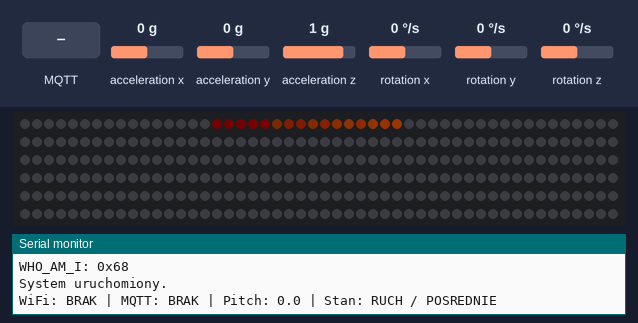
The sketch below on a simulated ESP32. Shown: 300 RGB LEDs in strip order, left to right, continuing on the next row, the last lines printed to the serial monitor. Wiring (inferred from the names in the program): MPU-6050 motion sensor at I2C address 0x68. The test bench sets the inputs (shaded band); at power-on: acceleration x 0 g, acceleration z 1 g, acceleration y 0 g, rotation x 0 °/s, rotation y 0 °/s, rotation z 0 °/s. Dim RGB values are drawn brighter than linear; WiFi joins after 1.5 s; servers stay silent unless stated; no MQTT or app messages arrive unless stated.

Above: at 2.46 s.
2.9 s: MQTT message "night" arrives on the first subscribed topic
At 5.7 s:
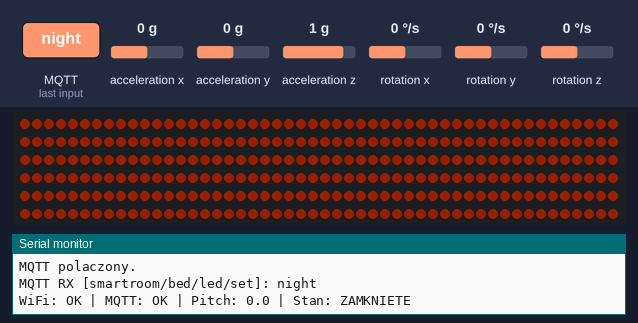
5.9 s: MQTT message "5" arrives on the second subscribed topic
7.4 s: acceleration x set to -1.4 g
10.1 s: MQTT message "auto" arrives on the first subscribed topic
At 10.57 s:
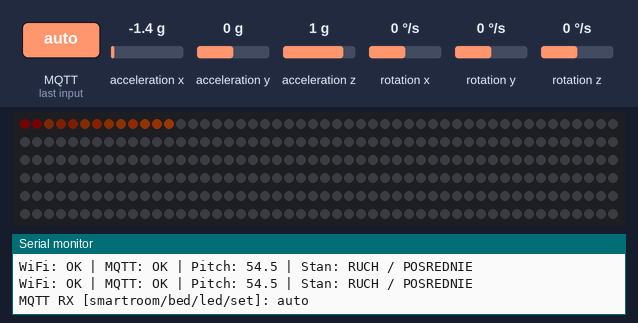
11.6 s: acceleration z set to 0 g
At 13.5 s:
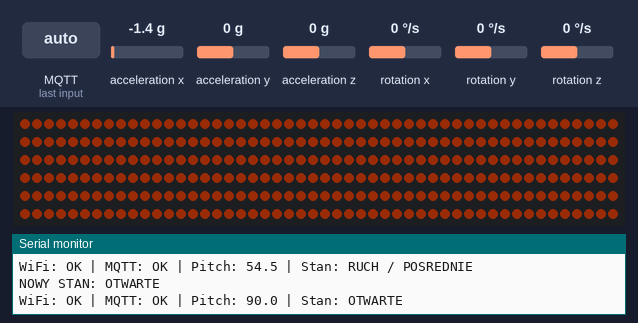
13.9 s: acceleration y set to -1.4 g
At 15.26 s:
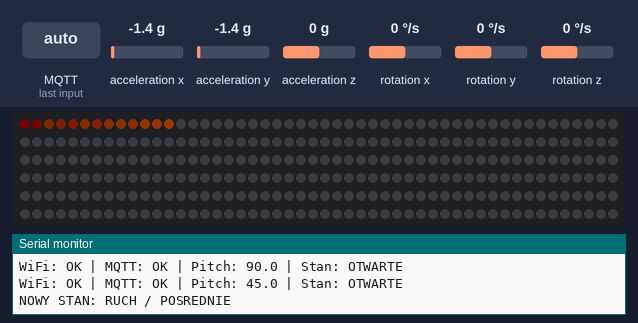
Timing chart, 0 to 16.9 s (numbered marks = the images above; inputs shaded):
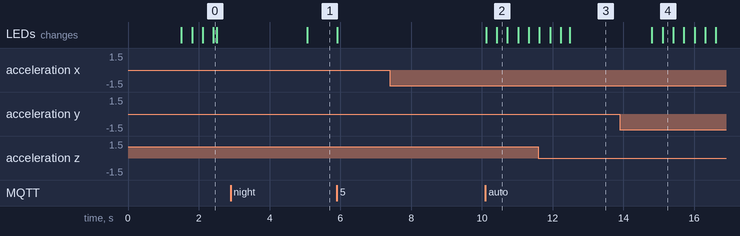

Measured:
- after the input at 2.9 s, the LEDs: change after 2.2 s (image 1)
- after the input at 10.1 s, the LEDs: first change at once (image 2 shows a later state)
- after the input at 11.6 s, the LEDs: first differ from a run without the input after 0.88 s (image 3)
- after the input at 13.9 s, the LEDs: first change after 0.91 s (image 4 shows a later state)

The sketch:

Bed_MPU_LED_MQTT_RGB_WORKING.ino
```cpp
#include <WiFi.h>
#include <PubSubClient.h>
#include <Wire.h>
#include <FastLED.h>
#include <math.h>
#include <stdio.h>
#include <stdlib.h>

// =====================================================
// WI-FI I MQTT
// =====================================================

const char* WIFI_SSID = "SPEED-NET-6820-2.4G";
const char* WIFI_PASSWORD = "BB068STE03633";

const char* MQTT_HOST = "192.168.233.198";
constexpr uint16_t MQTT_PORT = 1883;

const char* TOPIC_STATUS   = "smartroom/bed/status";
const char* TOPIC_STATE    = "smartroom/bed/state";
const char* TOPIC_PITCH    = "smartroom/bed/pitch";
const char* TOPIC_LED_SET        = "smartroom/bed/led/set";
const char* TOPIC_LED_MODE       = "smartroom/bed/led/mode";
const char* TOPIC_LED_BRIGHTNESS = "smartroom/bed/led/brightness";
const char* TOPIC_LED_COLOR      = "smartroom/bed/led/color";

WiFiClient wifiClient;
PubSubClient mqttClient(wifiClient);

// =====================================================
// LED WS2812B
// =====================================================

#define LED_DATA_PIN 4
#define NUM_LEDS 300
#define LED_TYPE WS2812B
#define COLOR_ORDER GRB

constexpr uint8_t AUTO_BRIGHTNESS = 25;

CRGB leds[NUM_LEDS];

// =====================================================
// MPU6050
// =====================================================

constexpr uint8_t MPU_ADDR = 0x68;

constexpr int SDA_PIN = 8;
constexpr int SCL_PIN = 9;

constexpr uint8_t REG_ACCEL_XOUT_H = 0x3B;
constexpr uint8_t REG_PWR_MGMT_1   = 0x6B;
constexpr uint8_t REG_WHO_AM_I     = 0x75;

// =====================================================
// STANY ŁÓŻKA I TRYBY LED
// =====================================================

enum BedState : uint8_t {
  BED_CLOSED,
  BED_MOVING,
  BED_OPEN
};

enum LedMode : uint8_t {
  LED_MODE_AUTO,
  LED_MODE_NIGHT,
  LED_MODE_OFF,
  LED_MODE_MANUAL
};

BedState currentState = BED_MOVING;
BedState candidateState = BED_MOVING;
LedMode ledMode = LED_MODE_AUTO;

uint8_t manualBrightness = 128;
CRGB manualColor = CRGB(255, 50, 0);
bool ledRenderRequired = true;

unsigned long candidateSince = 0;

constexpr float CLOSED_THRESHOLD = 12.0f;
constexpr float OPEN_THRESHOLD = 75.0f;
constexpr unsigned long STABLE_TIME_MS = 800;

float latestPitch = 0.0f;

// =====================================================
// DEKLARACJE FUNKCJI
// =====================================================

bool writeRegister(uint8_t reg, uint8_t value);
bool readRegisters(uint8_t reg, uint8_t* buffer, size_t length);
int16_t combineBytes(uint8_t highByte, uint8_t lowByte);

BedState detectBedState(float pitch);
const char* bedStateName(BedState state);
const char* bedStatePayload(BedState state);
const char* ledModePayload(LedMode mode);

void updateLedEffect();
void mqttCallback(char* topic, byte* payload, unsigned int length);
void maintainConnections();
void publishBedState();
void publishLedMode();
void publishPitch(float pitch);

// =====================================================
// MPU6050
// =====================================================

bool writeRegister(uint8_t reg, uint8_t value) {
  Wire.beginTransmission(MPU_ADDR);
  Wire.write(reg);
  Wire.write(value);

  return Wire.endTransmission() == 0;
}

bool readRegisters(
  uint8_t reg,
  uint8_t* buffer,
  size_t length
) {
  Wire.beginTransmission(MPU_ADDR);
  Wire.write(reg);

  if (Wire.endTransmission(false) != 0) {
    return false;
  }

  const size_t received = Wire.requestFrom(
    MPU_ADDR,
    static_cast<uint8_t>(length),
    true
  );

  if (received != length) {
    return false;
  }

  for (size_t i = 0; i < length; i++) {
    buffer[i] = Wire.read();
  }

  return true;
}

int16_t combineBytes(
  uint8_t highByte,
  uint8_t lowByte
) {
  return static_cast<int16_t>(
    (static_cast<uint16_t>(highByte) << 8) | lowByte
  );
}

// =====================================================
// STAN ŁÓŻKA
// =====================================================

BedState detectBedState(float pitch) {
  if (pitch <= CLOSED_THRESHOLD) {
    return BED_CLOSED;
  }

  if (pitch >= OPEN_THRESHOLD) {
    return BED_OPEN;
  }

  return BED_MOVING;
}

const char* bedStateName(BedState state) {
  switch (state) {
    case BED_CLOSED:
      return "ZAMKNIETE";

    case BED_OPEN:
      return "OTWARTE";

    case BED_MOVING:
      return "RUCH / POSREDNIE";

    default:
      return "NIEZNANE";
  }
}

const char* bedStatePayload(BedState state) {
  switch (state) {
    case BED_CLOSED:
      return "closed";

    case BED_OPEN:
      return "open";

    case BED_MOVING:
      return "moving";

    default:
      return "unknown";
  }
}

const char* ledModePayload(LedMode mode) {
  switch (mode) {
    case LED_MODE_AUTO:
      return "auto";

    case LED_MODE_NIGHT:
      return "night";

    case LED_MODE_OFF:
      return "off";

    case LED_MODE_MANUAL:
      return "manual";

    default:
      return "unknown";
  }
}

// =====================================================
// LED
// =====================================================

void updateLedEffect() {
  static unsigned long lastAnimationFrame = 0;
  static uint16_t animationPosition = 0;

  if (ledRenderRequired) {
    ledRenderRequired = false;
    animationPosition = 0;

    FastLED.clear();

    if (ledMode == LED_MODE_OFF) {
      FastLED.setBrightness(AUTO_BRIGHTNESS);
      FastLED.show();
      return;
    }

    if (ledMode == LED_MODE_NIGHT) {
      FastLED.setBrightness(AUTO_BRIGHTNESS);
      fill_solid(
        leds,
        NUM_LEDS,
        CRGB(255, 55, 5)
      );
      FastLED.show();
      return;
    }

    if (ledMode == LED_MODE_MANUAL) {
      FastLED.setBrightness(manualBrightness);
      fill_solid(
        leds,
        NUM_LEDS,
        manualColor
      );
      FastLED.show();
      return;
    }

    // Tryb AUTO
    FastLED.setBrightness(AUTO_BRIGHTNESS);

    if (currentState == BED_CLOSED) {
      FastLED.clear();
      FastLED.show();
    } else if (currentState == BED_OPEN) {
      fill_solid(
        leds,
        NUM_LEDS,
        CRGB(255, 70, 10)
      );
      FastLED.show();
    } else {
      FastLED.clear();
      FastLED.show();
    }
  }

  if (
    ledMode == LED_MODE_AUTO &&
    currentState == BED_MOVING &&
    millis() - lastAnimationFrame >= 25
  ) {
    lastAnimationFrame = millis();

    fadeToBlackBy(leds, NUM_LEDS, 45);
    leds[animationPosition] = CRGB(255, 90, 0);
    FastLED.show();

    animationPosition++;

    if (animationPosition >= NUM_LEDS) {
      animationPosition = 0;
    }
  }
}

// =====================================================
// MQTT
// =====================================================

void publishBedState() {
  if (!mqttClient.connected()) {
    return;
  }

  mqttClient.publish(
    TOPIC_STATE,
    bedStatePayload(currentState),
    true
  );
}

void publishLedMode() {
  if (!mqttClient.connected()) {
    return;
  }

  mqttClient.publish(
    TOPIC_LED_MODE,
    ledModePayload(ledMode),
    true
  );
}

void publishPitch(float pitch) {
  if (!mqttClient.connected()) {
    return;
  }

  char payload[16];

  snprintf(
    payload,
    sizeof(payload),
    "%.1f",
    pitch
  );

  mqttClient.publish(
    TOPIC_PITCH,
    payload,
    false
  );
}

void mqttCallback(
  char* topic,
  byte* payload,
  unsigned int length
) {
  String command;
  command.reserve(length);

  for (unsigned int i = 0; i < length; i++) {
    command += static_cast<char>(payload[i]);
  }

  command.trim();
  command.toLowerCase();

  Serial.print("MQTT RX [");
  Serial.print(topic);
  Serial.print("]: ");
  Serial.println(command);

  const String receivedTopic(topic);

  if (receivedTopic == TOPIC_LED_SET) {
    if (command == "auto") {
      ledMode = LED_MODE_AUTO;
    } else if (command == "night") {
      ledMode = LED_MODE_NIGHT;
    } else if (command == "off") {
      ledMode = LED_MODE_OFF;
    } else {
      Serial.println("Nieznana komenda LED.");
      return;
    }

    ledRenderRequired = true;
    publishLedMode();
    return;
  }

  if (receivedTopic == TOPIC_LED_BRIGHTNESS) {
    char* endPointer = nullptr;
    const long parsedValue = strtol(
      command.c_str(),
      &endPointer,
      10
    );

    if (
      endPointer == command.c_str() ||
      *endPointer != '\0' ||
      parsedValue < 0 ||
      parsedValue > 255
    ) {
      Serial.println("Bledna jasnosc. Zakres: 0-255.");
      return;
    }

    manualBrightness =
        static_cast<uint8_t>(parsedValue);

    ledMode = LED_MODE_MANUAL;
    ledRenderRequired = true;
    publishLedMode();
    return;
  }

  if (receivedTopic == TOPIC_LED_COLOR) {
    int red = 0;
    int green = 0;
    int blue = 0;
    char extra = '\0';

    const int parsedFields = sscanf(
      command.c_str(),
      "%d,%d,%d%c",
      &red,
      &green,
      &blue,
      &extra
    );

    if (
      parsedFields != 3 ||
      red < 0 || red > 255 ||
      green < 0 || green > 255 ||
      blue < 0 || blue > 255
    ) {
      Serial.println(
        "Bledny kolor. Format: R,G,B; zakres 0-255."
      );
      return;
    }

    manualColor = CRGB(
      static_cast<uint8_t>(red),
      static_cast<uint8_t>(green),
      static_cast<uint8_t>(blue)
    );

    ledMode = LED_MODE_MANUAL;
    ledRenderRequired = true;
    publishLedMode();
  }
}

void maintainConnections() {
  static unsigned long lastWiFiAttempt = 0;
  static unsigned long lastMqttAttempt = 0;

  if (WiFi.status() != WL_CONNECTED) {
    if (millis() - lastWiFiAttempt >= 10000) {
      lastWiFiAttempt = millis();

      Serial.println("Ponawiam Wi-Fi...");
      WiFi.disconnect();
      WiFi.begin(WIFI_SSID, WIFI_PASSWORD);
    }

    return;
  }

  if (!mqttClient.connected()) {
    if (millis() - lastMqttAttempt < 5000) {
      return;
    }

    lastMqttAttempt = millis();

    char clientId[32];

    snprintf(
      clientId,
      sizeof(clientId),
      "bed-s3-%04X",
      static_cast<uint16_t>(
        ESP.getEfuseMac() & 0xFFFF
      )
    );

    Serial.print("Laczenie MQTT jako ");
    Serial.println(clientId);

    const bool connected = mqttClient.connect(
      clientId,
      TOPIC_STATUS,
      0,
      true,
      "offline"
    );

    if (connected) {
      Serial.println("MQTT polaczony.");

      mqttClient.publish(
        TOPIC_STATUS,
        "online",
        true
      );

      mqttClient.subscribe(TOPIC_LED_SET);
      mqttClient.subscribe(TOPIC_LED_BRIGHTNESS);
      mqttClient.subscribe(TOPIC_LED_COLOR);

      publishBedState();
      publishLedMode();
      publishPitch(latestPitch);
    } else {
      Serial.print("Blad MQTT, kod: ");
      Serial.println(mqttClient.state());
    }

    return;
  }

  mqttClient.loop();
}

// =====================================================
// SETUP
// =====================================================

void setup() {
  Serial.begin(115200);
  delay(1500);

  Serial.println();
  Serial.println("=== BED: MPU + LED + MQTT ===");

  FastLED.addLeds<
    LED_TYPE,
    LED_DATA_PIN,
    COLOR_ORDER
  >(leds, NUM_LEDS);

  FastLED.setBrightness(AUTO_BRIGHTNESS);

  FastLED.setMaxPowerInVoltsAndMilliamps(
    5,
    3000
  );

  FastLED.clear(true);

  Wire.begin(SDA_PIN, SCL_PIN);
  Wire.setClock(100000);

  uint8_t whoAmI = 0;

  if (!readRegisters(REG_WHO_AM_I, &whoAmI, 1)) {
    Serial.println("BLAD: brak MPU6050.");

    while (true) {
      FastLED.clear();
      leds[0] = CRGB::Red;
      FastLED.show();
      delay(500);

      FastLED.clear(true);
      delay(500);
    }
  }

  Serial.print("WHO_AM_I: 0x");
  Serial.println(whoAmI, HEX);

  if (!writeRegister(REG_PWR_MGMT_1, 0x00)) {
    Serial.println("BLAD: nie mozna wybudzic MPU.");
    while (true) {
      delay(1000);
    }
  }

  delay(100);

  WiFi.mode(WIFI_STA);
  WiFi.begin(WIFI_SSID, WIFI_PASSWORD);

  mqttClient.setServer(MQTT_HOST, MQTT_PORT);
  mqttClient.setCallback(mqttCallback);
  mqttClient.setBufferSize(256);

  Serial.println("System uruchomiony.");
}

// =====================================================
// LOOP
// =====================================================

void loop() {
  static unsigned long lastMpuRead = 0;
  static unsigned long lastPitchPublish = 0;
  static unsigned long lastSerialPrint = 0;

  maintainConnections();

  if (millis() - lastMpuRead >= 100) {
    lastMpuRead = millis();

    uint8_t data[14];

    if (!readRegisters(
          REG_ACCEL_XOUT_H,
          data,
          sizeof(data)
        )) {
      Serial.println("BLAD ODCZYTU MPU6050");
      return;
    }

    const int16_t accelXRaw =
        combineBytes(data[0], data[1]);

    const int16_t accelYRaw =
        combineBytes(data[2], data[3]);

    const int16_t accelZRaw =
        combineBytes(data[4], data[5]);

    const float accelX =
        accelXRaw / 16384.0f;

    const float accelY =
        accelYRaw / 16384.0f;

    const float accelZ =
        accelZRaw / 16384.0f;

    latestPitch =
        atan2(
          -accelX,
          sqrt(
            accelY * accelY +
            accelZ * accelZ
          )
        ) * 180.0f / PI;

    const BedState detectedState =
        detectBedState(latestPitch);

    if (detectedState != candidateState) {
      candidateState = detectedState;
      candidateSince = millis();
    }

    if (
      candidateState != currentState &&
      millis() - candidateSince >= STABLE_TIME_MS
    ) {
      currentState = candidateState;

      Serial.print("NOWY STAN: ");
      Serial.println(bedStateName(currentState));

      ledRenderRequired = true;
      publishBedState();
    }
  }

  if (millis() - lastPitchPublish >= 1000) {
    lastPitchPublish = millis();
    publishPitch(latestPitch);
  }

  if (millis() - lastSerialPrint >= 1000) {
    lastSerialPrint = millis();

    Serial.print("WiFi: ");
    Serial.print(
      WiFi.status() == WL_CONNECTED
        ? "OK"
        : "BRAK"
    );

    Serial.print(" | MQTT: ");
    Serial.print(
      mqttClient.connected()
        ? "OK"
        : "BRAK"
    );

    Serial.print(" | Pitch: ");
    Serial.print(latestPitch, 1);

    Serial.print(" | Stan: ");
    Serial.println(bedStateName(currentState));
  }

  updateLedEffect();
}
```
